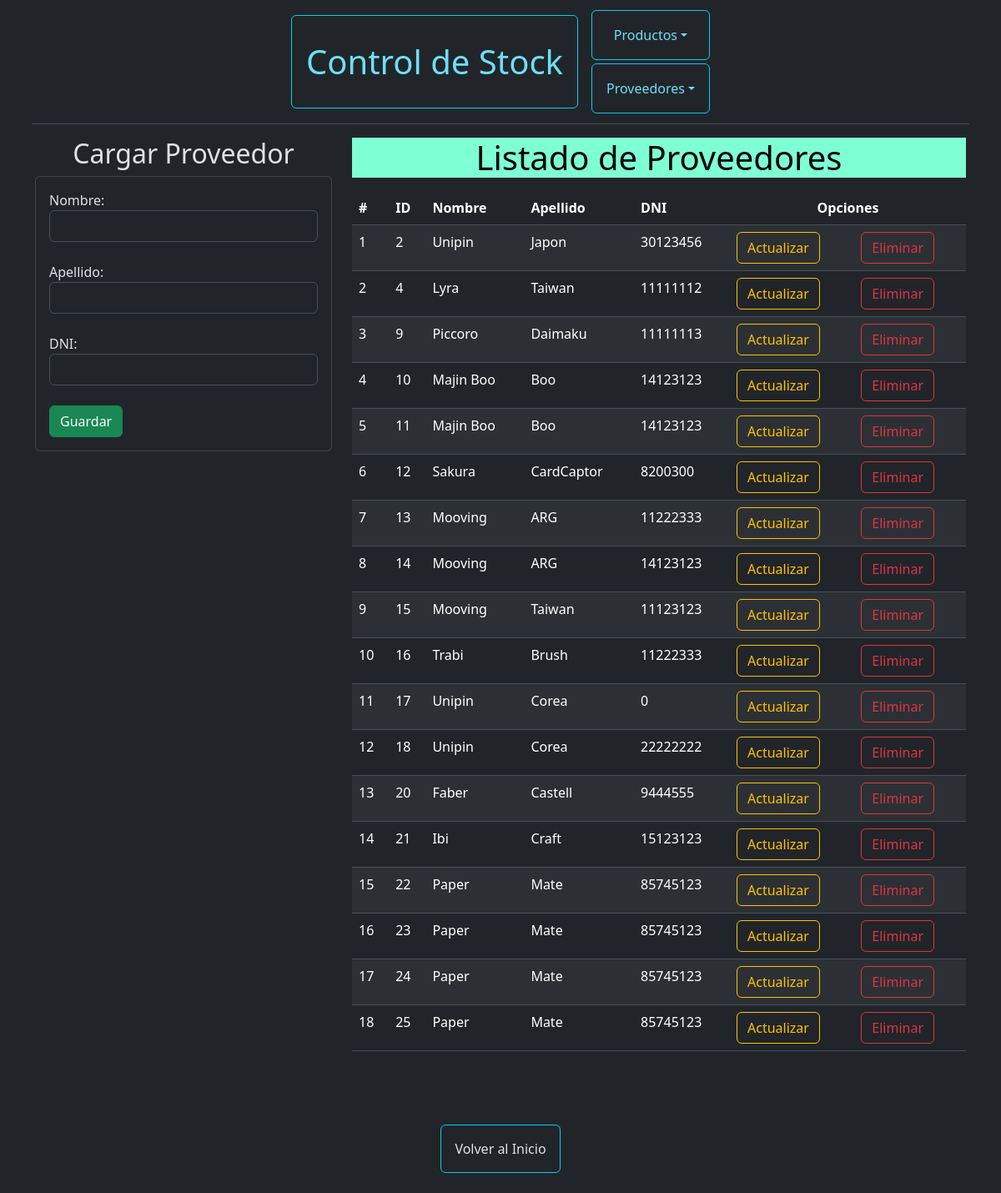
Page /proveedores/ on the earlier database version.
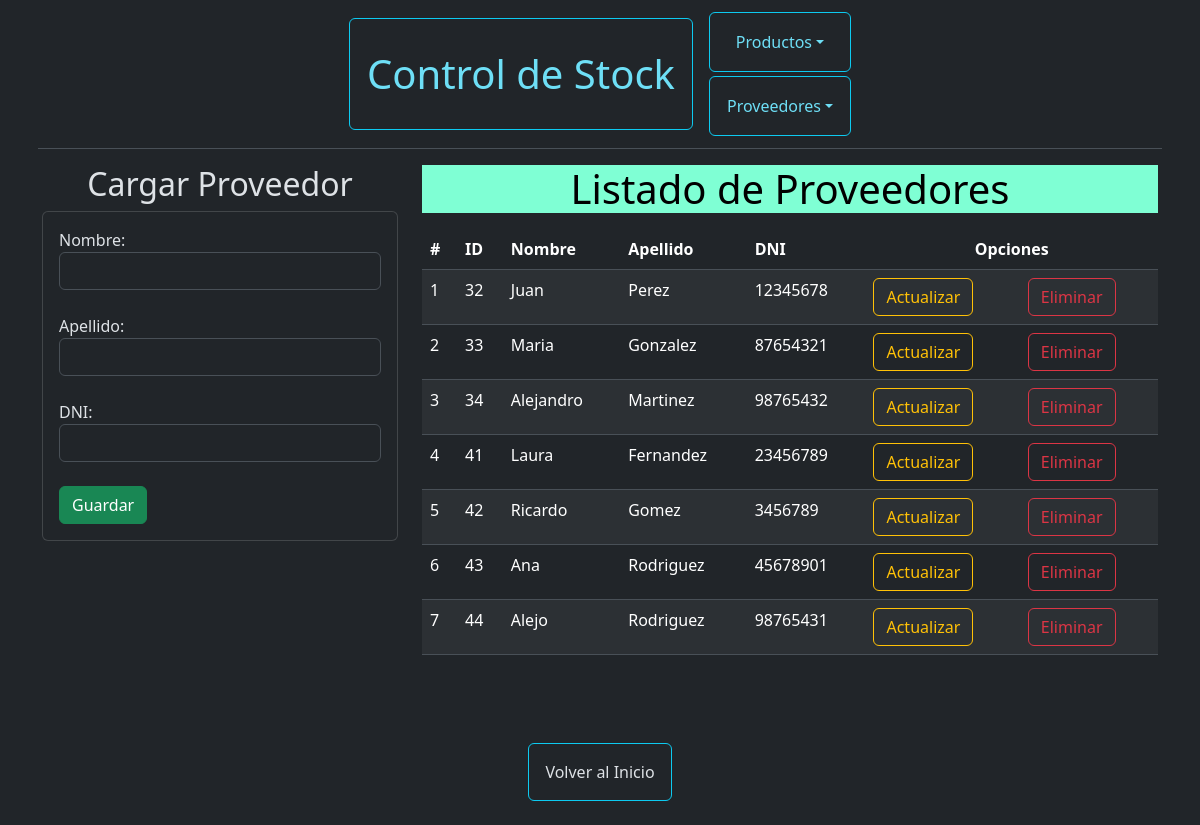
Same page on the later database version.
### compra/models.py (models this page shows, shortened)
class Proveedor(models.Model):
    nombre = models.CharField(max_length=150)
    apellido = models.CharField(max_length=150)
    dni = models.IntegerField()

### compra/views.py (the view)
# urls.py: path('proveedores/', views.listar_proveedores , name= 'listar_proveedores'),
def listar_proveedores(request):
    proveedor = Proveedor.objects.all()
    return render (request, 'listar_proveedores.html', {'proveedor': proveedor})

### compra/templates/listar_proveedores.html (shortened to what this page needs)
{% extends "./base.html" %}
{% block body %}
<div class="row">
    <div class="col-sm-12 col-md-6 col-lg-4 col-xl-4">
        <h2>Cargar Proveedor</h2>
        <div class="card">
            <div class="card-body">
                <form action="{% url 'agregar_proveedor' %}" method="post">
                    <div class="form-group">
                        <label for='nombre'>Nombre:</label><br>
                        <input type='text'  name='nombre' class="form-control"><br>
                    </div>
                    <div class="form-group">
                        <label for='apellido'>Apellido:</label><br>
                        <input type="text"  name='apellido'class="form-control"><br>
                    </div>
                    <div class="form-group">
                        <label for='dni'>DNI:</label><br>
                        <input type="number" name='dni' class="form-control"><br>
                    </div>
                    <div class="form-group">
                        <button type="submit" class="btn btn-success btn-block text-white">Guardar</button>
                    </div>
                </form>
            </div>
        </div>
    </div>
    <div class="col-sm-12 col-md-6 col-lg-8 col-xl-8">
        <h1>Listado de Proveedores</h1>
        <div class="table-responsive py-2">
            <table class="table table-striped">
                <thead>
                    <tr>
                        <th>#</th>
                        <th>ID</th>
                        <th>Nombre</th>
                        <th>Apellido</th>
                        <th>DNI</th>
                        <th class="doscolumnas" colspan="3">Opciones</th>
                    </tr>
                </thead>
                <tbody>
                    {% for p in proveedor %}
                    <tr>
                        <td>{{forloop.counter}}</td>
                        <td> {{p.id}} </td>
                        <td> {{p.nombre}} </td>
                        <td> {{p.apellido}} </td>
                        <td> {{p.dni}}</td>
                        <td><a href="proveedor_a_actualizar/{{p.id}}" class="btn btn-outline-warning">Actualizar</a></td>
                        <td><a href="eliminar_proveedor/{{p.id}}" class="btn btn-outline-danger btnEliminacionProveedor">Eliminar</a></td>
                    </tr>
                    {% endfor %}
                </tbody>
            </table>
        </div>
    </div>
</div>
{% endblock %}

Differences in the rows shown:
removed Proveedor: id "2", nombre "Unipin", apellido "Japon", dni "30123456"
removed Proveedor: id "4", nombre "Lyra", apellido "Taiwan", dni "11111112"
removed Proveedor: id "9", nombre "Piccoro", apellido "Daimaku", dni "11111113"
removed Proveedor: id "10", nombre "Majin Boo", apellido "Boo", dni "14123123"
removed Proveedor: id "11", nombre "Majin Boo", apellido "Boo", dni "14123123"
removed Proveedor: id "12", nombre "Sakura", apellido "CardCaptor", dni "8200300"
removed Proveedor: id "13", nombre "Mooving", apellido "ARG", dni "11222333"
removed Proveedor: id "14", nombre "Mooving", apellido "ARG", dni "14123123"
removed Proveedor: id "15", nombre "Mooving", apellido "Taiwan", dni "11123123"
removed Proveedor: id "16", nombre "Trabi", apellido "Brush", dni "11222333"
removed Proveedor: id "17", nombre "Unipin", apellido "Corea", dni "0"
removed Proveedor: id "18", nombre "Unipin", apellido "Corea", dni "22222222"
removed Proveedor: id "20", nombre "Faber", apellido "Castell", dni "9444555"
removed Proveedor: id "21", nombre "Ibi", apellido "Craft", dni "15123123"
removed Proveedor: id "22", nombre "Paper", apellido "Mate", dni "85745123"
removed Proveedor: id "23", nombre "Paper", apellido "Mate", dni "85745123"
removed Proveedor: id "24", nombre "Paper", apellido "Mate", dni "85745123"
removed Proveedor: id "25", nombre "Paper", apellido "Mate", dni "85745123"
added Proveedor: id "32", nombre "Juan", apellido "Perez", dni "12345678"
added Proveedor: id "33", nombre "Maria", apellido "Gonzalez", dni "87654321"
added Proveedor: id "34", nombre "Alejandro", apellido "Martinez", dni "98765432"
added Proveedor: id "41", nombre "Laura", apellido "Fernandez", dni "23456789"
added Proveedor: id "42", nombre "Ricardo", apellido "Gomez", dni "3456789"
added Proveedor: id "43", nombre "Ana", apellido "Rodriguez", dni "45678901"
added Proveedor: id "44", nombre "Alejo", apellido "Rodriguez", dni "98765431"
